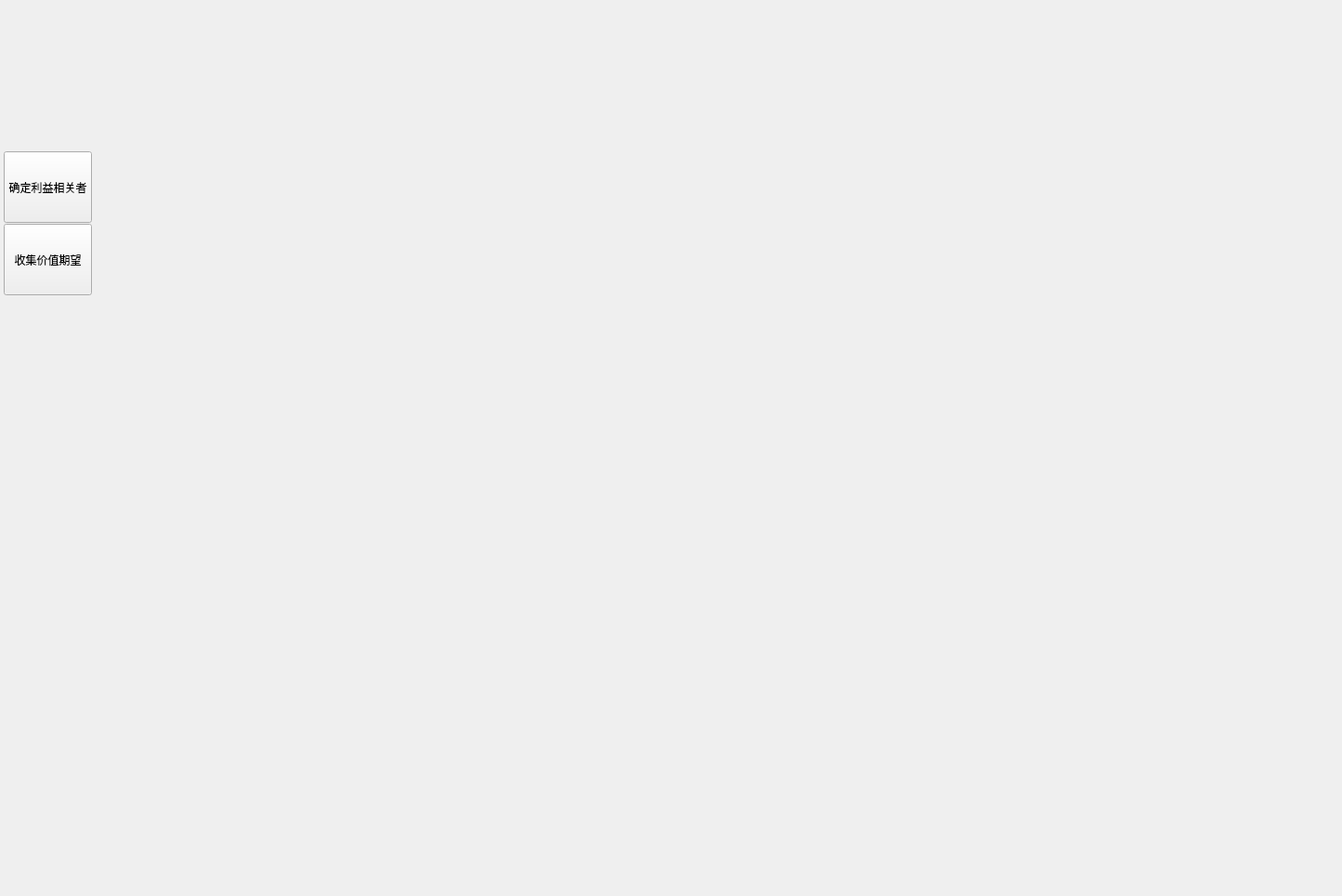
<?xml version="1.0" encoding="UTF-8"?>
<ui version="4.0">
 <class>Step5</class>
 <widget class="QWidget" name="Step5">
  <property name="geometry">
   <rect>
    <x>0</x>
    <y>0</y>
    <width>1445</width>
    <height>965</height>
   </rect>
  </property>
  <property name="windowTitle">
   <string>Form</string>
  </property>
  <widget class="QStackedWidget" name="stackedWidget">
   <property name="geometry">
    <rect>
     <x>725</x>
     <y>0</y>
     <width>720</width>
     <height>480</height>
    </rect>
   </property>
   <property name="currentIndex">
    <number>0</number>
   </property>
   <widget class="QWidget" name="page"/>
   <widget class="QWidget" name="page_2"/>
  </widget>
  <widget class="QWidget" name="widget" native="true">
   <property name="geometry">
    <rect>
     <x>0</x>
     <y>0</y>
     <width>720</width>
     <height>480</height>
    </rect>
   </property>
   <widget class="QPushButton" name="pushButton">
    <property name="geometry">
     <rect>
      <x>4</x>
      <y>163</y>
      <width>95</width>
      <height>77</height>
     </rect>
    </property>
    <property name="font">
     <font>
      <family>Microsoft YaHei UI</family>
      <pointsize>9</pointsize>
      <stylestrategy>PreferAntialias</stylestrategy>
     </font>
    </property>
    <property name="text">
     <string>确定利益相关者</string>
    </property>
   </widget>
   <widget class="QPushButton" name="pushButton_2">
    <property name="geometry">
     <rect>
      <x>4</x>
      <y>241</y>
      <width>95</width>
      <height>77</height>
     </rect>
    </property>
    <property name="font">
     <font>
      <family>Microsoft YaHei UI</family>
      <pointsize>9</pointsize>
      <stylestrategy>PreferAntialias</stylestrategy>
     </font>
    </property>
    <property name="text">
     <string>收集价值期望</string>
    </property>
   </widget>
  </widget>
  <widget class="QStackedWidget" name="stackedWidget_2">
   <property name="geometry">
    <rect>
     <x>0</x>
     <y>485</y>
     <width>1445</width>
     <height>480</height>
    </rect>
   </property>
   <widget class="QWidget" name="page_3"/>
   <widget class="QWidget" name="page_4"/>
  </widget>
 </widget>
 <resources/>
 <connections/>
</ui>
